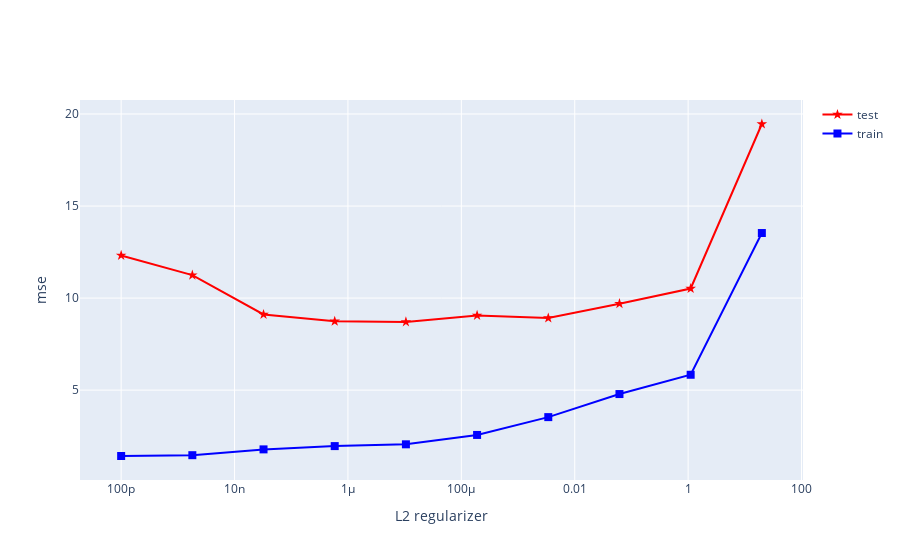
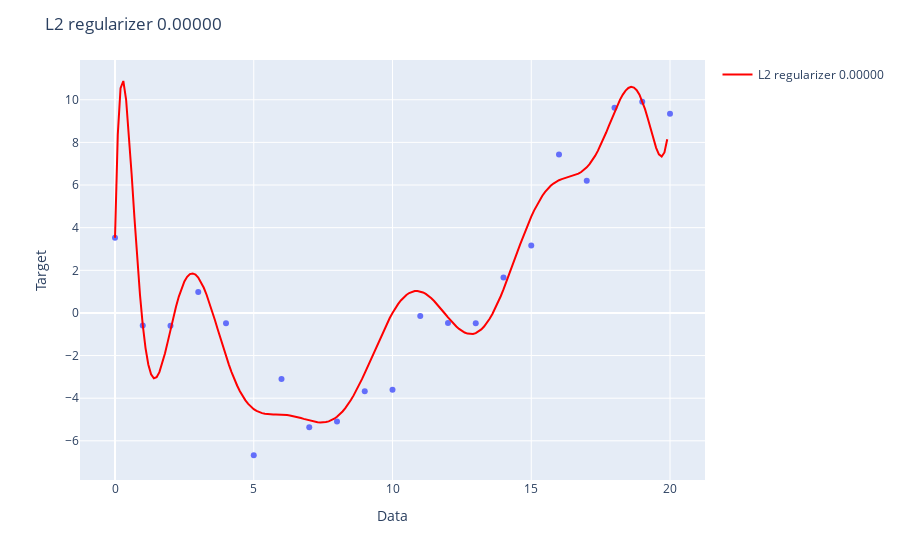
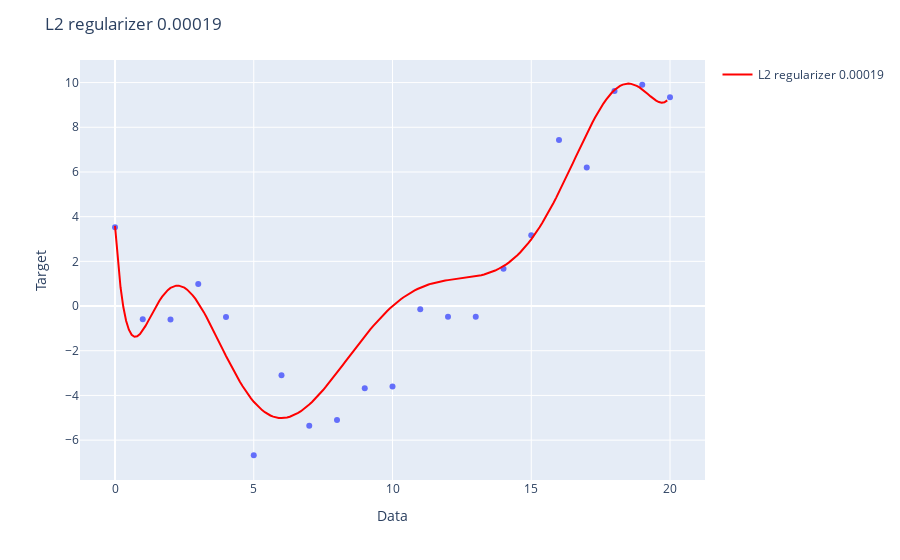
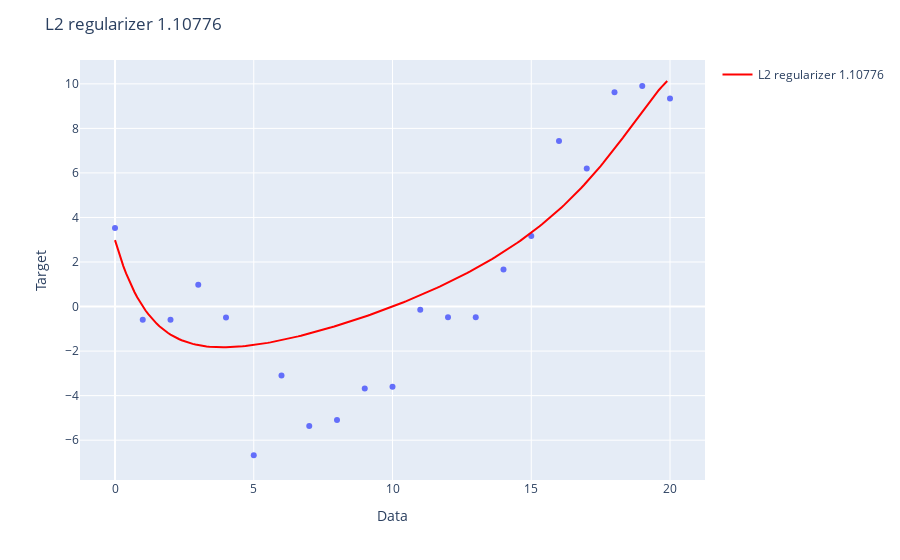

These figures' notebook cell, in order:
### Code cell
def make_1d_regression_data(n: int = 21) -> tuple[NDArray, NDArray, NDArray, NDArray]:
    """Generate 1D regression data with a quadratic target function and Gaussian noise.

    Parameters
    ----------
    n : int, optional
        Number of data points in the training set, by default 21.

    Returns
    -------
    train_data : numpy.ndarray
        Training data input (shape: (n,)).
    train_target : numpy.ndarray
        Training data target (shape: (n,)).
    test_data : numpy.ndarray
        Test data input (shape: (200,)).
    test_target : numpy.ndarray
        Test data target (shape: (200,)).

    Examples
    --------
    >>> train_data, train_target, test_data, test_target = make_1d_regression_data(n=21)
    """
    np.random.seed(0)
    train_data = np.linspace(0.0, 20, n)
    test_data = np.arange(0.0, 20, 0.1)
    noise_std = np.sqrt(4)
    coef = np.array([-1.5, 1 / 9.0])
    target_function = lambda x: coef[0] * x + coef[1] * np.square(x)
    train_target = target_function(train_data) + np.random.normal(0, 1, train_data.shape) * noise_std
    test_target = target_function(test_data) + np.random.normal(0, 1, test_data.shape) * noise_std
    return train_data, train_target, test_data, test_target


# Generate 1D regression data
train_data, train_target, test_data, test_target = make_1d_regression_data(n=21)

# Rescale data using MinMaxScaler with range (-1, 1)
scaler = MinMaxScaler(feature_range=(-1, 1))
scaled_train_data = scaler.fit_transform(train_data.reshape(-1, 1))
scaled_test_data = scaler.transform(test_data.reshape(-1, 1))

# Set degree for polynomial features
degree = 14
# Generate a range of L2 regularization parameters (alphas)
l2_regularizers = np.logspace(-10, 1.3, 10)
n_regularizers = len(l2_regularizers)

# Initialize arrays for storing train and test errors
train_errors = np.empty(n_regularizers)
test_errors = np.empty(n_regularizers)

# Initialize a dictionary for storing test predictions
test_predictions = dict()

# Loop through each alpha value and fit a Ridge Regression model
for i, alpha in enumerate(l2_regularizers):
    # Initialize Ridge model with the current alpha value
    ridge_model = Ridge(alpha=alpha, fit_intercept=False)
    
    # Generate polynomial features for train data
    poly_features = PolynomialFeatures(degree=degree, include_bias=False)
    train_data_poly = poly_features.fit_transform(scaled_train_data)
    
    # Fit the Ridge model
    ridge_model.fit(train_data_poly, train_target)
    
    # Make predictions on train data
    train_prediction = ridge_model.predict(train_data_poly)
    
    # Generate polynomial features for test data
    test_data_poly = poly_features.transform(scaled_test_data)
    
    # Make predictions on test data
    test_prediction = ridge_model.predict(test_data_poly)
    
    # Calculate mean squared errors for train and test data
    train_errors[i] = mse(train_prediction, train_target)
    test_errors[i] = mse(test_prediction, test_target)
    
    # Store test predictions in a dictionary with the corresponding alpha value
    test_predictions[alpha] = test_prediction


# Plot MSE vs degree
fig = go.Figure()
fig.add_scatter(x=l2_regularizers, y=test_errors, mode='markers+lines', marker_symbol='star', marker_size=8, line_color='red', name='test')
fig.add_scatter(x=l2_regularizers, y=train_errors, mode='markers+lines', marker_symbol='square', marker_size=8, line_color='blue', name='train')
fig.update_xaxes(type='log', title='L2 regularizer')
fig.update_yaxes(title='mse')
fig.show()

# Plot fitted functions
selected_alphas = l2_regularizers[[0, 5, 8]]
for alpha in selected_alphas:
    fig = px.scatter(x=train_data, y=train_target, labels={'x': 'Data', 'y': 'Target'})
    fig.add_scatter(x=test_data, y=test_predictions[alpha], mode='lines', line=dict(color='red'), name=f'L2 regularizer {alpha:.5f}')
    fig.update_layout(title=f'L2 regularizer {alpha:.5f}')
    fig.show()

### Figure 1 — Plotly figure (JSON) as saved in the notebook; plotly's stock layout.template omitted (floating-point values rounded to 4 significant figures)
{"data": [{"line": {"color": "red"}, "marker": {"size": 8, "symbol": "star"}, "mode": "markers+lines", "name": "test", "type": "scatter", "x": [1e-10, 1.801e-09, 3.244e-08, 5.843e-07, 1.053e-05, 0.0001896, 0.003415, 0.0615, 1.108, 19.95], "y": [12.32, 11.25, 9.109, 8.739, 8.702, 9.058, 8.916, 9.697, 10.52, 19.46]}, {"line": {"color": "blue"}, "marker": {"size": 8, "symbol": "square"}, "mode": "markers+lines", "name": "train", "type": "scatter", "x": [1e-10, 1.801e-09, 3.244e-08, 5.843e-07, 1.053e-05, 0.0001896, 0.003415, 0.0615, 1.108, 19.95], "y": [1.421, 1.465, 1.781, 1.959, 2.056, 2.565, 3.533, 4.786, 5.834, 13.53]}], "layout": {"xaxis": {"title": {"text": "L2 regularizer"}, "type": "log"}, "yaxis": {"title": {"text": "mse"}}}}

### Figure 2 — Plotly figure (JSON) as saved in the notebook; plotly's stock layout.template omitted (floating-point values rounded to 4 significant figures; data arrays with more than 128 entries replaced by an {"elided": "..."} marker saying what was removed)
{"data": [{"hovertemplate": "Data=%{x}<br>Target=%{y}<extra></extra>", "legendgroup": "", "marker": {"color": "#636efa", "symbol": "circle"}, "mode": "markers", "name": "", "orientation": "v", "showlegend": false, "type": "scatter", "x": [0, 1, 2, 3, 4, 5, 6, 7, 8, 9, 10, 11, 12, 13, 14, 15, 16, 17, 18, 19, 20], "xaxis": "x", "y": [3.528, -0.5886, -0.5981, 0.9818, -0.4871, -6.677, -3.1, -5.358, -5.095, -3.679, -3.601, -0.147, -0.4779, -0.4789, 1.666, 3.167, 7.433, 6.201, 9.626, 9.903, 9.338], "yaxis": "y"}, {"line": {"color": "red"}, "mode": "lines", "name": "L2 regularizer 0.00000", "type": "scatter", "x": {"elided": "200 float values"}, "y": {"elided": "200 float values"}}], "layout": {"legend": {"tracegroupgap": 0}, "margin": {"t": 60}, "title": {"text": "L2 regularizer 0.00000"}, "xaxis": {"anchor": "y", "domain": [0, 1], "title": {"text": "Data"}}, "yaxis": {"anchor": "x", "domain": [0, 1], "title": {"text": "Target"}}}}

### Figure 3 — Plotly figure (JSON) as saved in the notebook; plotly's stock layout.template omitted (floating-point values rounded to 4 significant figures; data arrays with more than 128 entries replaced by an {"elided": "..."} marker saying what was removed)
{"data": [{"hovertemplate": "Data=%{x}<br>Target=%{y}<extra></extra>", "legendgroup": "", "marker": {"color": "#636efa", "symbol": "circle"}, "mode": "markers", "name": "", "orientation": "v", "showlegend": false, "type": "scatter", "x": [0, 1, 2, 3, 4, 5, 6, 7, 8, 9, 10, 11, 12, 13, 14, 15, 16, 17, 18, 19, 20], "xaxis": "x", "y": [3.528, -0.5886, -0.5981, 0.9818, -0.4871, -6.677, -3.1, -5.358, -5.095, -3.679, -3.601, -0.147, -0.4779, -0.4789, 1.666, 3.167, 7.433, 6.201, 9.626, 9.903, 9.338], "yaxis": "y"}, {"line": {"color": "red"}, "mode": "lines", "name": "L2 regularizer 0.00019", "type": "scatter", "x": {"elided": "200 float values"}, "y": {"elided": "200 float values"}}], "layout": {"legend": {"tracegroupgap": 0}, "margin": {"t": 60}, "title": {"text": "L2 regularizer 0.00019"}, "xaxis": {"anchor": "y", "domain": [0, 1], "title": {"text": "Data"}}, "yaxis": {"anchor": "x", "domain": [0, 1], "title": {"text": "Target"}}}}

### Figure 4 — Plotly figure (JSON) as saved in the notebook; plotly's stock layout.template omitted (floating-point values rounded to 4 significant figures; data arrays with more than 128 entries replaced by an {"elided": "..."} marker saying what was removed)
{"data": [{"hovertemplate": "Data=%{x}<br>Target=%{y}<extra></extra>", "legendgroup": "", "marker": {"color": "#636efa", "symbol": "circle"}, "mode": "markers", "name": "", "orientation": "v", "showlegend": false, "type": "scatter", "x": [0, 1, 2, 3, 4, 5, 6, 7, 8, 9, 10, 11, 12, 13, 14, 15, 16, 17, 18, 19, 20], "xaxis": "x", "y": [3.528, -0.5886, -0.5981, 0.9818, -0.4871, -6.677, -3.1, -5.358, -5.095, -3.679, -3.601, -0.147, -0.4779, -0.4789, 1.666, 3.167, 7.433, 6.201, 9.626, 9.903, 9.338], "yaxis": "y"}, {"line": {"color": "red"}, "mode": "lines", "name": "L2 regularizer 1.10776", "type": "scatter", "x": {"elided": "200 float values"}, "y": {"elided": "200 float values"}}], "layout": {"legend": {"tracegroupgap": 0}, "margin": {"t": 60}, "title": {"text": "L2 regularizer 1.10776"}, "xaxis": {"anchor": "y", "domain": [0, 1], "title": {"text": "Data"}}, "yaxis": {"anchor": "x", "domain": [0, 1], "title": {"text": "Target"}}}}
